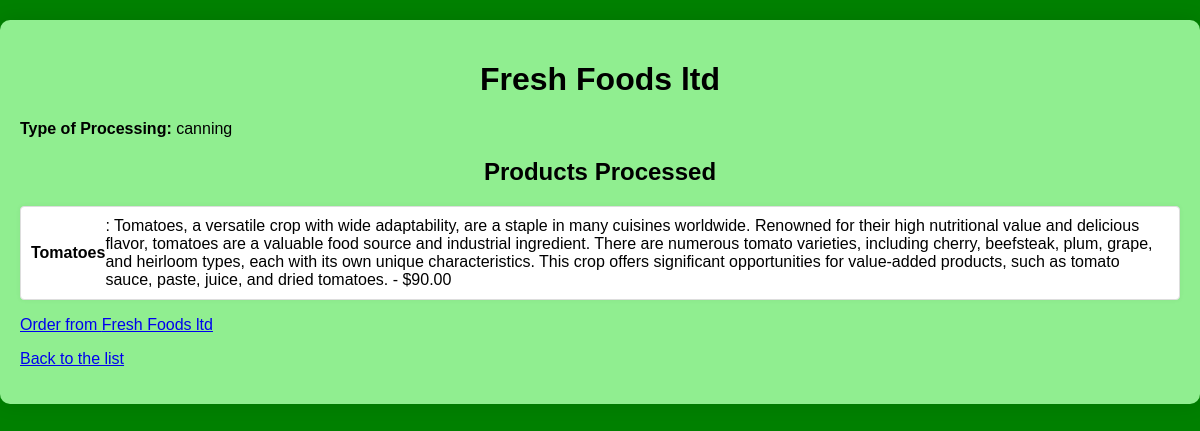
Screenshot of /processor/2/ with the database file from the repository.
### main_app/models.py (models this page shows, shortened)
class Processor(models.Model):
    name = models.CharField(max_length=100)
    process_type = models.CharField(max_length=100)

class Product(models.Model):
    name = models.CharField(max_length=100)
    description = models.TextField()
    price = models.DecimalField(max_digits=10, decimal_places=2)
    farmer = models.ForeignKey(Farmer, on_delete=models.SET_NULL, null=True, blank=True)
    processor = models.ForeignKey(Processor, on_delete=models.SET_NULL, null=True, blank=True)
    distributor = models.ForeignKey(Distributor, on_delete=models.SET_NULL, null=True, blank=True)

### main_app/views.py (the view)
# urls.py: path('processor/<int:pk>/', views.processor_detail, name='processor_detail'),
def processor_detail(request, pk):
    processor = get_object_or_404(Processor, pk=pk)
    return render(request, 'main_app/processor_detail.html', {'processor': processor})

### main_app/templates/main_app/processor_detail.html (shortened to what this page needs)
<!DOCTYPE html>
<html lang="en">
<head>
    {% load static %}
    <link rel="stylesheet" href="{% static 'main_app/css/styles.css' %}">
</head>
<body>
    <div class="container">
        <h1>{{ processor.name }}</h1>
        <p><strong>Type of Processing:</strong> {{ processor.process_type }}</p>
        <h2>Products Processed</h2>
        {% if processor.product_set.all %}
            <ul>
                {% for product in processor.product_set.all %}
                    <li>
                        <strong>{{ product.name }}</strong>: {{ product.description }} - ${{ product.price }}
                    </li>
                {% endfor %}
            </ul>
        {% else %}
            <p>No products available from this processor at the moment.</p>
        {% endif %}
        <a href="{% url 'order_processor' processor.id %}">Order from {{ processor.name }}</a>
        <p><a href="{% url 'index' %}">Back to the list</a></p>
    </div>
</body>
</html>

### main_app/static/main_app/css/styles.css (style rules this page uses)
body { font-family: Arial, sans-serif; margin: 0; padding: 0; background-color: green; color: black; }
.container { max-width: 1200px; margin: 20px auto; padding: 20px; background-color: lightgreen; border-radius: 10px; box-shadow: 0 0 20px rgba(0, 0, 0, 0.1); }
h1, h2 { color: black; text-align: center; }
ul { list-style-type: none; padding: 0; }
li { margin: 5px 0; padding: 10px; background-color: #ffffff; border: 1px solid #ddd; border-radius: 4px; box-shadow: 0 0 5px rgba(0, 0, 0, 0.05); display: flex; align-items: center; }

### rows the page displays
Processor: name "Fresh Foods ltd", process_type "canning"
Product: name "Tomatoes", description "Tomatoes, a versatile crop with wide adaptability, are a staple in many cuisines worldwide. Renowned for their high nutritional value and delicious flavor, tomatoes are a valuable food source and industrial ingredient. There are numerous tomato varieties, including cherry, beefsteak, plum, grape, and heirloom types, each with its own unique characteristics. This crop offers significant opportunities for value-added products, such as tomato sauce, paste, juice, and dried tomatoes.", price "90.00"
